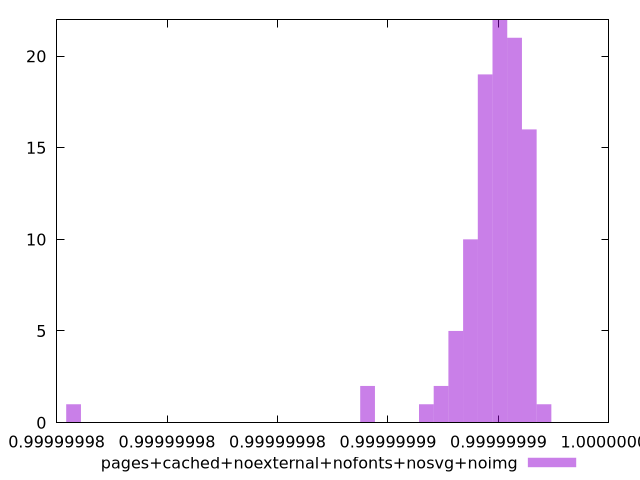

This figure's gnuplot source:
$_pagesCachedNoexternalNofontsNosvgNoimg <<EOF
0.9999999950654452 22
0.9999999957308731 21
0.9999999963963009 16
0.9999999944000174 19
0.999999992403734 2
0.9999999937345896 10
0.9999999930691618 5
0.9999999890765949 2
0.9999999917383062 1
0.9999999970617287 1
0.9999999757680389 1
EOF
set key outside below
set terminal pngcairo
set output "report_00006_2020-11-02T20-21-41.718Z/bootup-time/pages+cached+noexternal+nofonts+nosvg+noimg//hist.png"
set yrange [0:22]
set boxwidth 6.654278062639813e-10
set style fill transparent solid 0.5 noborder
plot $_pagesCachedNoexternalNofontsNosvgNoimg title "pages+cached+noexternal+nofonts+nosvg+noimg" with boxes ,
